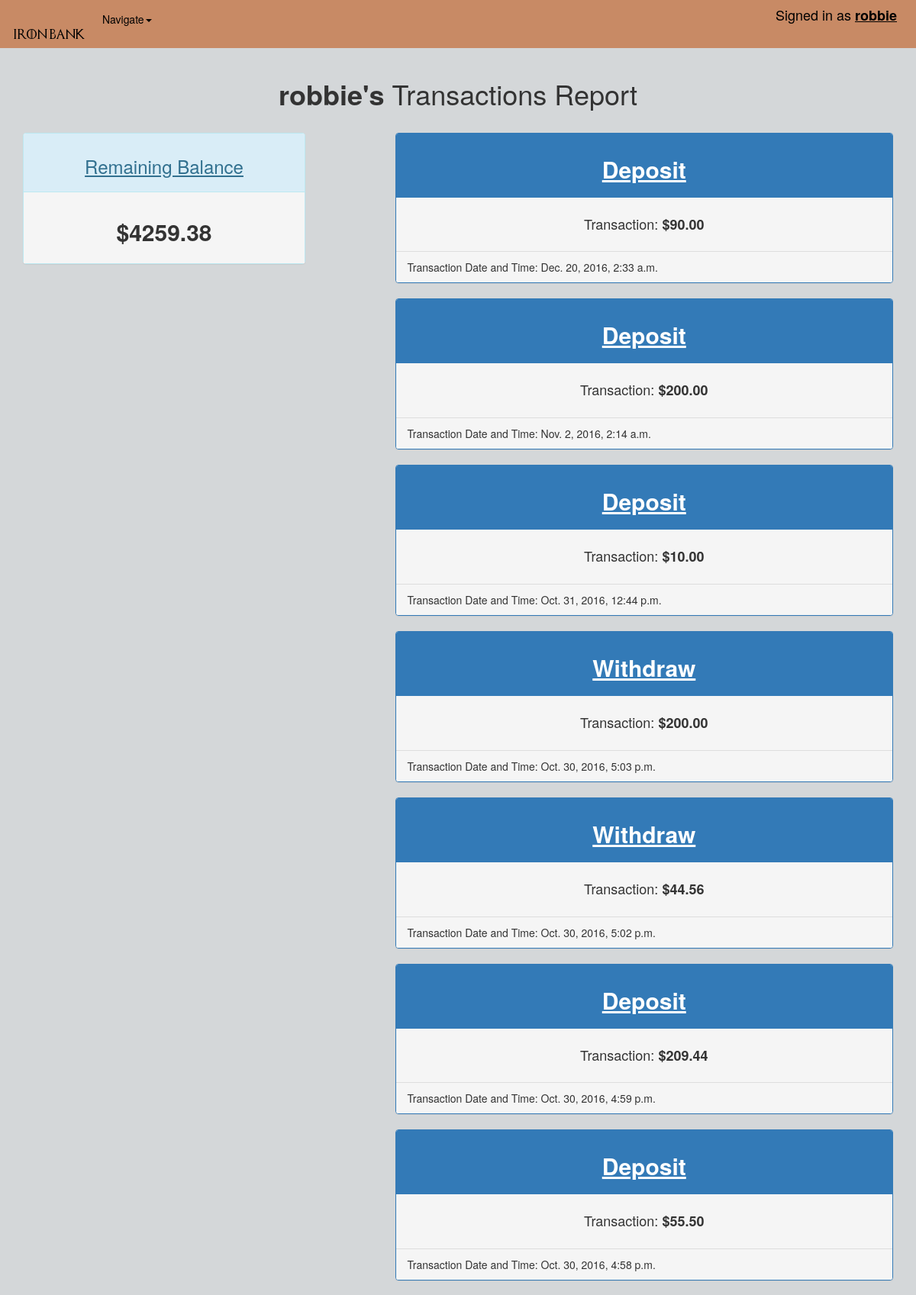
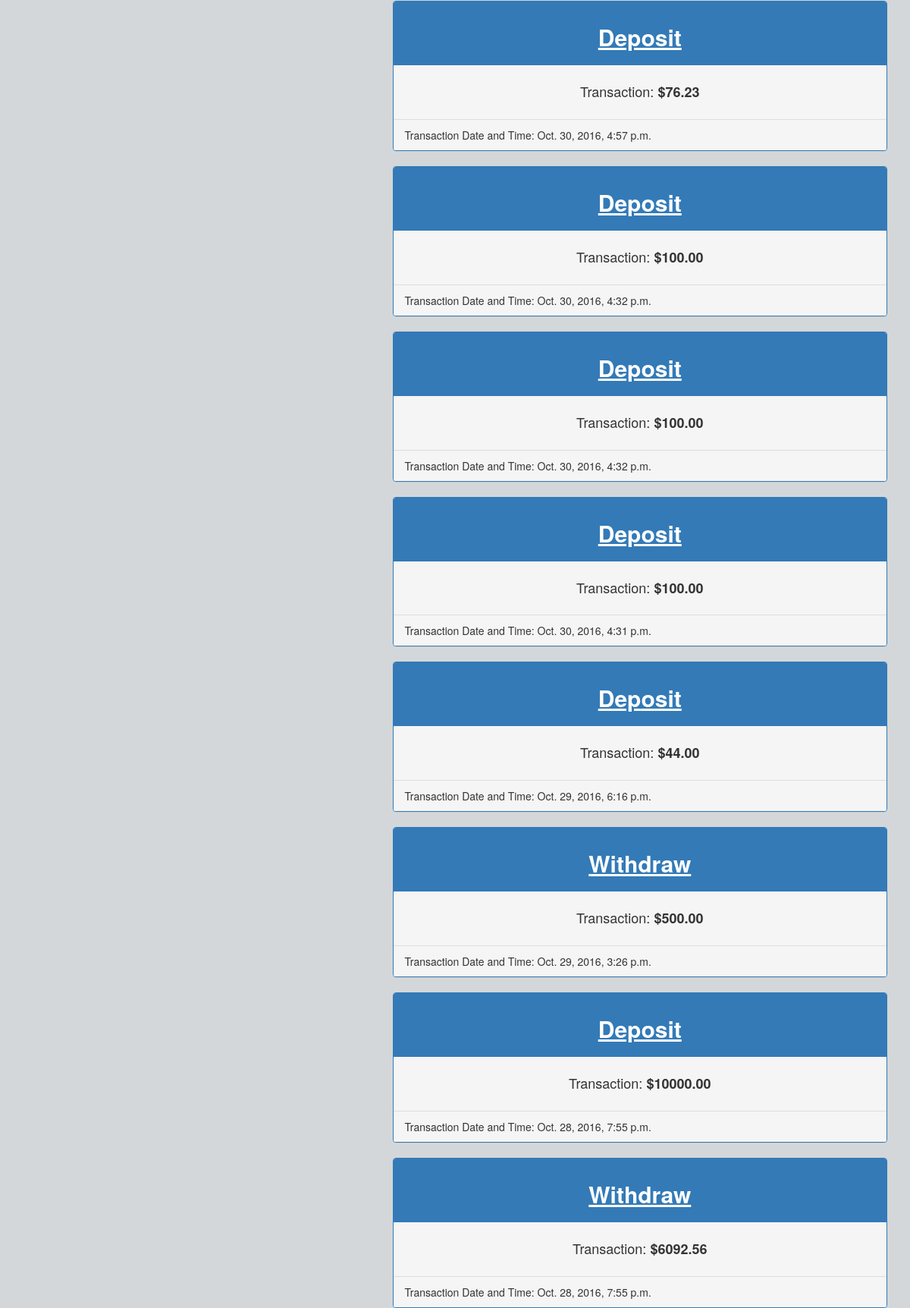
The app's page /account/1/ (signed in, upper part) with its own data (2 pictures, top to bottom).
### bank/models.py (models this page shows)
class Profile(models.Model):
    user = models.OneToOneField('auth.User')
    @property
    def balance(self):
        deposit_total = 0
        withdraw_total = 0
        transactions = Transaction.objects.filter(user=self.user)
        for transaction in transactions:
            if transaction.operator1 =='D':
                deposit_total += transaction.num1
            else:
                withdraw_total += transaction.num1
        return round(deposit_total - withdraw_total, 2)

class Transaction(models.Model):
    user = models.ForeignKey('auth.User')
    num1 = models.FloatField()
    operator1 = models.CharField(max_length=1, choices=OPTION)
    created = models.DateTimeField(auto_now_add=True)
    class Meta:
        ordering = ("created", )

### bank/views.py (the view)
# urls.py: url(r'^account/(?P<pk>\d+)/$', TransactionDetailView.as_view(), name="transaction_detail_view"),
class TransactionDetailView(ListView):
    model = Transaction
    def get_context_data(self, **kwargs):
        context = super().get_context_data(**kwargs)
        context["accounts"] = Transaction.objects.filter(user=self.request.user)
        return context

### templates/bank/transaction_list.html
{% extends 'base.html' %}
{% block content %}
 <br>
  <h1><b>{{ request.user }}'s</b> Transactions Report</h1>
  <br>
  <div class="row">
    <div class="col-md-4">
      <div class="panel panel-info">
        <div class="panel-heading">
          <h3 id="under">Remaining Balance</h3>
        </div>
        <div class="panel-body">
          <h2 id="center"><b>${{ request.user.profile.balance|floatformat:2 }}</b></h2>
        </div>
      </div>
    </div>
    {% for account in accounts|dictsortreversed:"created" %}
      {% if request.user == account.user %}
      <div class="profile_info">
          <div class="col-md-7">
            <div class="panel panel-primary">
              <div class="panel-heading">
                <h2 id="under"><b>{{ account.get_operator1_display }}</b></h2>
              </div>
              <div class="panel-body">
                <h4 id="center">Transaction: <b>${{ account.num1|floatformat:2 }}</b></h4>
              </div>
              <div class="panel-footer">
                Transaction Date and Time:  {{ account.created }}
              </div>
            </div>
          </div>
        </div>
    {% endif %}
  {% endfor %}
  </div>
{% endblock %}

### templates/base.html (shortened to what this page needs)
{% load staticfiles %}
<!DOCTYPE html>
<html>
  <head>
    <link rel="stylesheet" href="{% static 'css/bootstrap.css' %}" media="screen" title="no title">
    <link rel="stylesheet" href="https://cdnjs.cloudflare.com/ajax/libs/font-awesome/4.7.0/css/font-awesome.min.css">
  </head>
  <body>
    <nav class="nav navbar-custom">
      <div class="container-fluid">
        <div class="navbar-header">
            <h2><img class="nav_font" src="/static/fonts/small_got.png" alt="Iron Bank" /></h2>
        </div>
        <ul class="nav navbar-nav">
            <li class="dropdown">
              <a class="dropdown-toggle" data-toggle="dropdown" href="#">Navigate<span class="caret"></span></a>
            </li>
          </ul>
          {% if not request.user.is_authenticated %}
            <ul class="nav navbar-nav navbar-right">
              <li><a class="logo" href="{% url 'user_create_view' %}"><span class="glyphicon glyphicon-user"></span> New User</a></li>
              <li><a class="logo" href="{% url 'login' %}"><span class="glyphicon glyphicon-log-in"></span> Login</a></li>
            </ul>
          {% else %}
            <ul class="nav navbar-nav navbar-right"><h4 class="name">Signed in as <b id="under">{{ request.user }}</b></h4></ul>
          {% endif %}
      </div>
    </nav>
      <div class="container">
          {% block content %}
          {% endblock %}
      </div>
  </body>
</html>

### templates/base.html (style rules this page uses)
h1 { text-align: center; }
.col-md-4 { position: fixed; }
.col-md-7 { float: right; }
body { background-color: #d4d7d9; }
.panel-body { background-color: #f5f5f5; }
nav { color: white; }
.nav_font { color: white; }
.navbar-custom { background-color: #C88A65; }
.dropdown-toggle { color: white; }
.dropdown-toggle { color: black; }
#under { text-decoration: underline; text-align: center; }
#center { text-align: center; }
.name { color: black; padding-right: 25px; }

### records on screen
Transaction: operator1 "Deposit", num1 "90.00", created "Dec. 20, 2016, 2:33 a.m."
Transaction: operator1 "Deposit", num1 "200.00", created "Nov. 2, 2016, 2:14 a.m."
Transaction: operator1 "Deposit", num1 "10.00", created "Oct. 31, 2016, 12:44 p.m."
Transaction: operator1 "Withdraw", num1 "200.00", created "Oct. 30, 2016, 5:03 p.m."
Transaction: operator1 "Withdraw", num1 "44.56", created "Oct. 30, 2016, 5:02 p.m."
Transaction: operator1 "Deposit", num1 "209.44", created "Oct. 30, 2016, 4:59 p.m."
Transaction: operator1 "Deposit", num1 "55.50", created "Oct. 30, 2016, 4:58 p.m."
Transaction: operator1 "Deposit", num1 "76.23", created "Oct. 30, 2016, 4:57 p.m."
Transaction: operator1 "Deposit", num1 "100.00", created "Oct. 30, 2016, 4:32 p.m."
Transaction: operator1 "Deposit", num1 "100.00", created "Oct. 30, 2016, 4:32 p.m."
Transaction: operator1 "Deposit", num1 "100.00", created "Oct. 30, 2016, 4:31 p.m."
Transaction: operator1 "Deposit", num1 "44.00", created "Oct. 29, 2016, 6:16 p.m."
Transaction: operator1 "Withdraw", num1 "500.00", created "Oct. 29, 2016, 3:26 p.m."
Transaction: operator1 "Deposit", num1 "10000.00", created "Oct. 28, 2016, 7:55 p.m."
Transaction: operator1 "Withdraw", num1 "6092.56", created "Oct. 28, 2016, 7:55 p.m."

### other values on screen
{{ request.user }} "robbie"
{{ request.user.profile.balance|floatformat:2 }} "4259.38"
